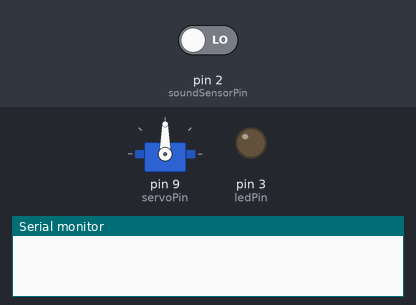
The sketch below on a simulated Arduino Uno, built with avr-gcc and run on an emulated ATmega328P. Shown: servo, output pins drawn as LEDs (lit = HIGH), the last lines printed to the serial monitor. Inputs (shaded band) come from the test bench; at power-on: pin 2 (soundSensorPin) LOW.

Above: at 1.2 s.
1.3 s: pin 2 (soundSensorPin) driven HIGH
At 1.45 s:
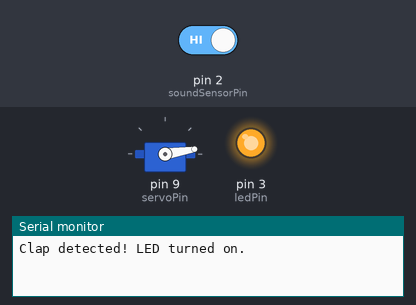
At 4.8 s:
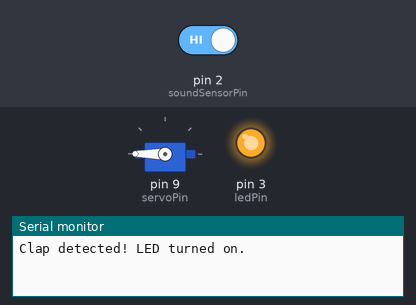
7.3 s: pin 2 (soundSensorPin) driven LOW
At 8.1 s:
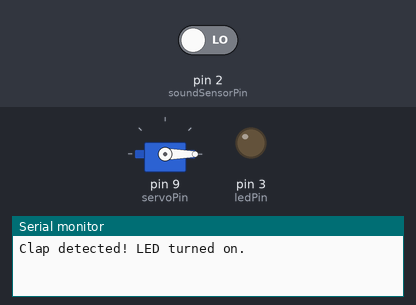
Timing chart, 0 to 10.3 s (numbered marks = the images above; inputs shaded):
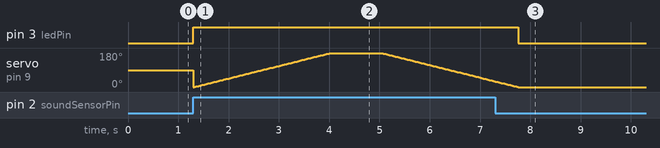

The sketch:

Sound_activated_bulb.ino
```cpp
#include <Servo.h>

const int soundSensorPin = 2;
const int ledPin = 3;
const int servoPin = 9;

Servo myservo;

void setup() {
  pinMode(soundSensorPin, INPUT);
  pinMode(ledPin, OUTPUT);

  myservo.attach(servoPin);

  Serial.begin(9600);
}

void loop() {
  int soundValue = digitalRead(soundSensorPin);

  if (soundValue == HIGH) {
    digitalWrite(ledPin, HIGH);
    Serial.println("Clap detected! LED turned on.");

    // Rotate the servo motor 180 degrees
    for (int angle = 0; angle <= 180; angle += 1) {
      myservo.write(angle);
      delay(15);
    }
    delay(1000);  // Delay for better visualization
    // Return the servo motor to the initial position
    for (int angle = 180; angle >= 0; angle -= 1) {
      myservo.write(angle);
      delay(15);
    }
    digitalWrite(ledPin, LOW);
  }
}
```

Measured:
- after the input at 1.3 s, pin 3 (ledPin): LOW → HIGH at once
- after the input at 7.3 s, pin 3 (ledPin): HIGH → LOW after 0.46 s; servo on pin 9 (servoPin): goes on until 7.8 s, then stays 0°
